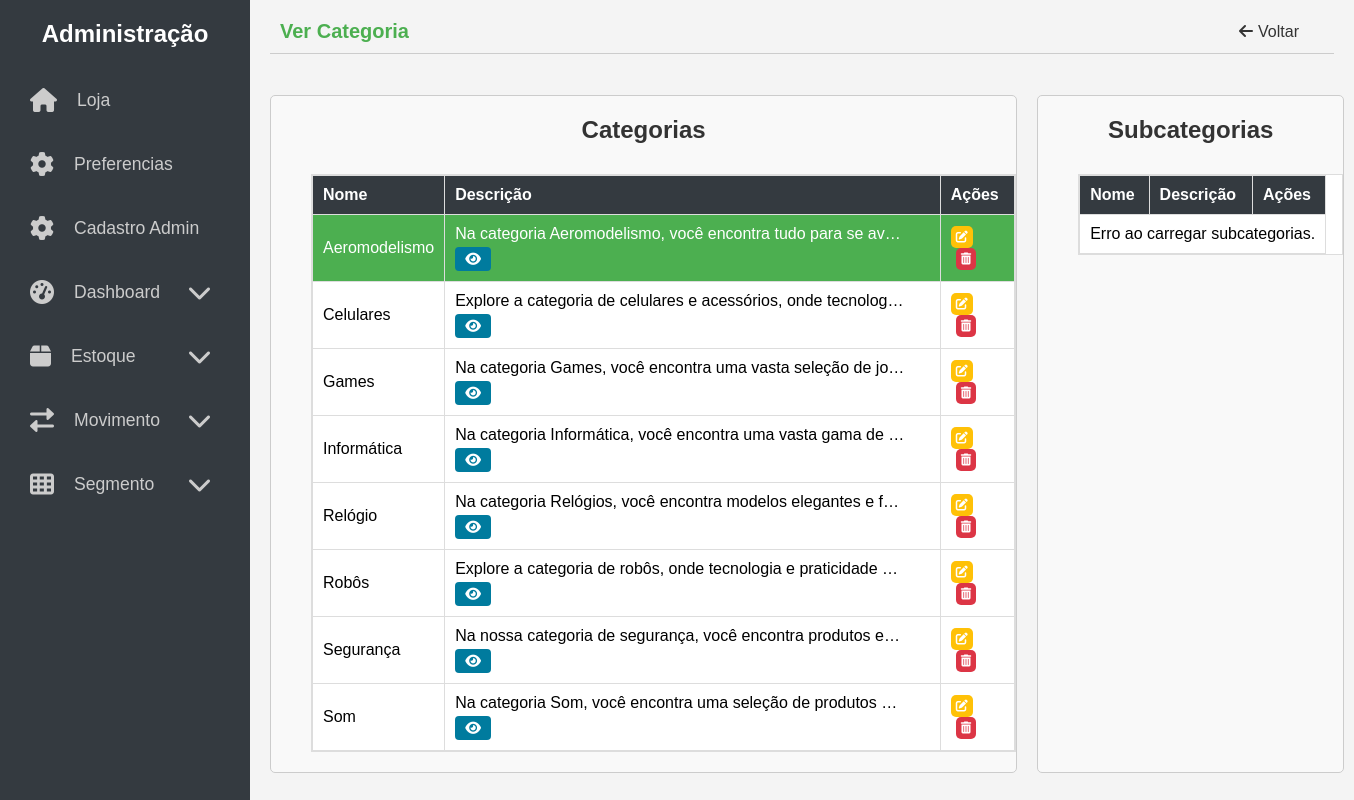
The app's page /admin/segmento/categoria/ver with its own data.
### models.py (models this page shows, shortened)
class Categoria(db.Model):
    id = db.Column(db.Integer, primary_key=True)
    nome = db.Column(db.String(100), nullable=False, unique=True)
    descricao = db.Column(db.String(255))
    icone = db.Column(db.String(50))  # Nova coluna para armazenar o código do ícone
    subcategorias = db.relationship('Subcategoria', backref='categoria', lazy=True)

### views/admin/segmento.py (the view)
@segmento_bp.route('/categoria/ver', methods=['GET'], strict_slashes=False)
def ver_categoria():
    categorias = Categoria.query.order_by(Categoria.nome).all()
    return render_template(
        'admin/segmento/ver_categoria.html',
        categorias=categorias,
        page_title='Ver Categoria'
    )

### app.py (called while the page is built)
@app.context_processor
def inject_categorias():
    categorias_db = Categoria.query.all()
    categorias = sorted(
        ((categoria.id, categoria) for categoria in categorias_db),
        key=lambda x: x[1].nome
    )
    categorias_dict = {}
    for categoria_id, categoria in categorias:
        icon = categoria.icone if categoria.icone else 'fas fa-question'
        categoria.icon = icon  # Adiciona o ícone dinamicamente à categoria
        categorias_dict[categoria_id] = categoria
    return {'categorias': categorias_dict}

### templates/admin/segmento/ver_categoria.html (shortened to what this page needs)
{% extends "admin/base.html" %}
{% block content %}
<link rel="stylesheet" href="{{ url_for('static', filename='css/admin/ver_categoria.css') }}">
<div class="grid-container">
    <div class="grid" id="categoria-grid">
        <h2>Categorias</h2>
        <table class="table table-bordered" id="selectLine">
            <thead>
                <tr>
                    <th>Nome</th>
                    <th>Descrição</th>
                    <th>Ações</th>
                </tr>
            </thead>
            <tbody>
                {% for categoria in categorias %}
                <tr data-id="{{ categoria.id }}" class="categoria-row">
                    <td>
                        <div class="nome-limitada">{{ categoria.nome[:100] }}</div>
                    </td>
                    <td>
                        <div class="descricao-limitada">{{ categoria.descricao[:100] }}...</div>
                        <button class="btn-dg btn-info btn-ver-descricao"  onclick="mostrarDescricao(`{{ categoria.descricao | e }}`)">
                            <i class="fas fa-eye"></i>
                        </button>
                    </td>
                    <td>
                        <a href="{{ url_for('segmento.atualizar_categoria', categoria_id=categoria.id) }}" class="btn-dg btn-warning">
                            <i class="fas fa-edit"></i>
                        </a>
                        <form action="{{ url_for('segmento.deletar_categoria', categoria_id=categoria.id) }}" method="POST" style="display:inline;" id="form-reduzir-espacamento">
                            <button type="submit" class="btn-dg btn-danger" onclick="return confirm('Tem certeza que deseja excluir esta categoria?');">
                                <i class="fas fa-trash-alt"></i>
                        </form>
                    </td>
                </tr>
                {% endfor %}
            </tbody>
        </table>
    </div>
    <div class="grid" id="subcategoria-grid">
        <h2>Subcategorias</h2>
        <table class="table table-bordered">
            <thead>
                <tr>
                    <th>Nome</th>
                    <th>Descrição</th>
                    <th>Ações</th>
                </tr>
            </thead>
            <tbody id="subcategoria-body">
            </tbody>
        </table>
    </div>
</div>
{% endblock %}

### static/css/admin/_geral.css (style rules this page uses)
* { margin: 0; padding: 0; box-sizing: border-box; }
body { font-family: Arial, sans-serif; background-color: #f4f4f4; color: #333; padding-left: 270px; padding-right: 20px; padding-top: 10px; }
tr.selected { background-color: #4CAF50 !important; color: white !important; }
tr.selected { transition: background-color 0.3s ease; }
td { background-color: transparent !important; color: black; }
tr.selected td { color: white !important; }
table { width: calc(100% - 40px); border-collapse: collapse; margin-top: 10px; margin-left: 20px; margin-right: 10px; background-color: white; display: block; max-height: 900px; overflow-y: auto; }
table, th, td { border: 1px solid #ddd; }
th { background-color: #343a40; color: #fff; padding: 10px; text-align: left; position: sticky; top: 0; z-index: 1; }
td { background-color: white; padding: 10px; text-align: left; }
form { padding: 20px; border-radius: 8px; width: 50%; margin: 0 auto; }
#form-reduzir-espacamento { padding: 5px; }
.btn-warning { background-color: #FFC107; }
.btn-danger { background-color: #DC3545; }
.btn-dg { display: inline-flex; align-items: center; padding: 5px 5px; font-size: 12px; border-radius: 5px; text-decoration: none; color: white; text-align: center; cursor: pointer; border: none; transition: background-color 0.3s ease, transform 0.3s ease; }
.btn-dg i { margin-right: 0px; }
.btn-ver-descricao { background-color: #007B9E; color: white; padding: 5px 10px; border: none; border-radius: 4px; cursor: pointer; font-size: 14px; transition: background-color 0.3s ease; }

### static/css/admin/ver_categoria.css (style rules this page uses)
.grid-container { display: flex; justify-content: space-between; gap: 20px; }
.grid { flex: 1; border: 1px solid #ccc; border-radius: 5px; padding: 20px; background-color: #f9f9f9; display: flex; flex-direction: column; align-items: stretch; justify-content: flex-start; }
.grid h2 { text-align: center; margin-bottom: 20px; width: 100%; }
.grid table { width: 100%; max-width: 100%; }
.descricao-limitada { white-space: nowrap; overflow: hidden; text-overflow: ellipsis; max-width: 450px; display: inline-block; }

### records on screen
Categoria: nome "Aeromodelismo", descricao "Na categoria Aeromodelismo, você encontra tudo para se av…"
Categoria: nome "Celulares", descricao "Explore a categoria de celulares e acessórios, onde tecnolog…"
Categoria: nome "Games", descricao "Na categoria Games, você encontra uma vasta seleção de jo…"
Categoria: nome "Informática", descricao "Na categoria Informática, você encontra uma vasta gama de…"
Categoria: nome "Relógio", descricao "Na categoria Relógios, você encontra modelos elegantes e f…"
Categoria: nome "Robôs", descricao "Explore a categoria de robôs, onde tecnologia e praticidade…"
Categoria: nome "Segurança", descricao "Na nossa categoria de segurança, você encontra produtos e…"
Categoria: nome "Som", descricao "Na categoria Som, você encontra uma seleção de produtos…"

### other values on screen
{{ page_title or "Administração" }} "Ver Categoria"
